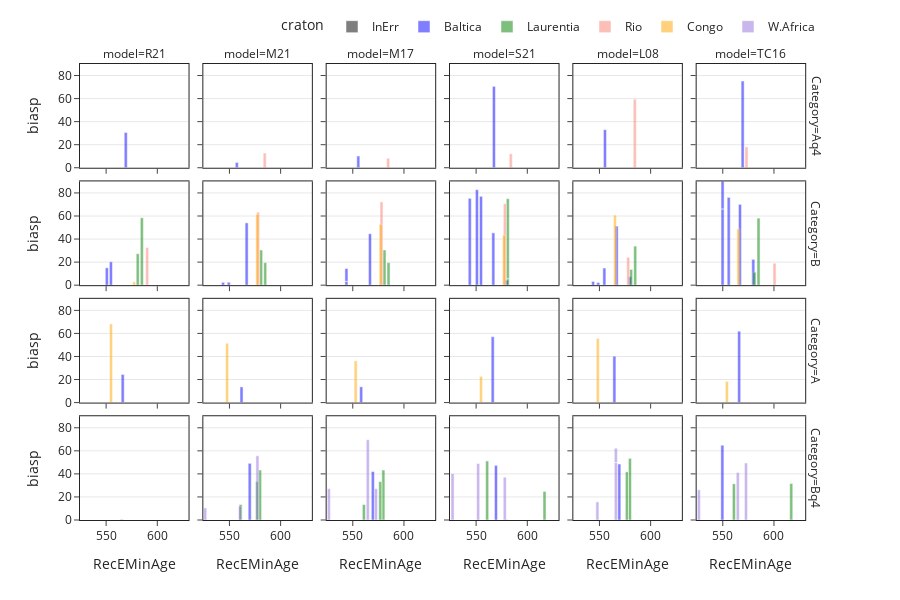

The notebook cell this image was saved under:
### Markdown cell above
#### 3. Visualization of the paleomagnetic bias in the paleogeographic models
##### Distribution of the paleomagnetic bias (variable name: biasp) by models, continents, paleopole categories

### Code cell
fig = px.bar(models_cat, x="RecEMinAge", y="biasp", color="craton",  barmode="group", facet_col="model", facet_row='Category',hover_data=['GPMDB_result#','FROMAGE','TOAGE', 'RecEMin','poleA95','name'], color_discrete_sequence=["black","blue", "green","salmon", "orange", "mediumpurple"], height=600)
fig.update_traces(width=3, opacity=0.5)#, marker_color=['rgb(255,0,0)','rgb(255,0,0)', 'rgb(255,0,0)', 'rgb(255,0,0)']
fig.update_layout(template="simple_white", legend=dict(orientation="h", yanchor="bottom", y=1.05, xanchor="right", x=1))
fig.update_xaxes(showgrid=False, gridwidth=1, mirror=True)
fig.update_yaxes(range=[0, 90],showgrid=True, gridwidth=1, mirror=True)
fig.show()
